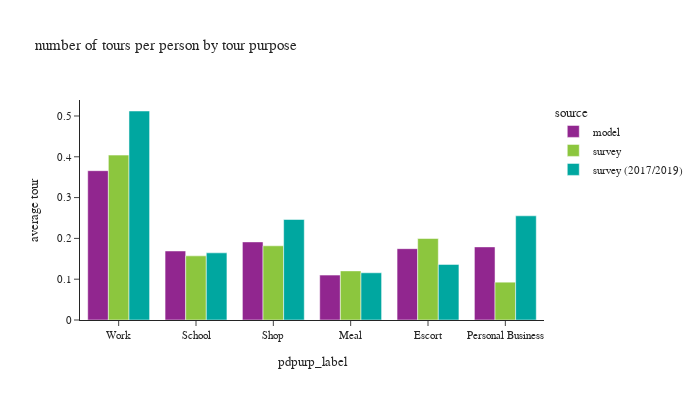

Notebook source saved alongside this figure:
### Code cell
def plot_segment(df, tour_group_var,person_group_var,title_name):

    # df_plot
    fig = px.bar(df, x=tour_group_var[1], y="average tour", color="source",
                 barmode="group",title=title_name)
    fig.update_layout(height=400, width=700, font=dict(size=11),
                      yaxis=dict(tickformat=".2"))
    fig.show()

df_plot = df_tour.groupby(['source','pdpurp_label'])['toexpfac'].sum().reset_index(). \
    merge(df_person.groupby(['source'])['psexpfac'].sum().reset_index(), how='left', on=['source'])
df_plot['average tour'] = df_plot['toexpfac']/df_plot['psexpfac']
# df_plot
plot_segment(df_plot, tour_group_var=['source','pdpurp_label'],person_group_var=['source'],
             title_name="number of tours per person by tour purpose")

### Figure 1 — Plotly figure (JSON) as saved in the notebook; plotly's stock layout.template omitted (floating-point values rounded to 4 significant figures)
{"data": [{"alignmentgroup": "True", "hovertemplate": "source=model<br>pdpurp_label=%{x}<br>average tour=%{y}<extra></extra>", "legendgroup": "model", "marker": {"color": "#91268F", "pattern": {"shape": ""}}, "name": "model", "offsetgroup": "model", "orientation": "v", "showlegend": true, "textposition": "auto", "type": "bar", "x": ["Work", "School", "Shop", "Meal", "Escort", "Personal Business"], "xaxis": "x", "y": [0.366, 0.1692, 0.1914, 0.11, 0.1749, 0.1792], "yaxis": "y"}, {"alignmentgroup": "True", "hovertemplate": "source=survey<br>pdpurp_label=%{x}<br>average tour=%{y}<extra></extra>", "legendgroup": "survey", "marker": {"color": "#8CC63E", "pattern": {"shape": ""}}, "name": "survey", "offsetgroup": "survey", "orientation": "v", "showlegend": true, "textposition": "auto", "type": "bar", "x": ["Work", "School", "Shop", "Meal", "Escort", "Personal Business"], "xaxis": "x", "y": [0.4041, 0.1572, 0.1818, 0.1204, 0.1997, 0.0927], "yaxis": "y"}, {"alignmentgroup": "True", "hovertemplate": "source=survey (2017/2019)<br>pdpurp_label=%{x}<br>average tour=%{y}<extra></extra>", "legendgroup": "survey (2017/2019)", "marker": {"color": "#00A7A0", "pattern": {"shape": ""}}, "name": "survey (2017/2019)", "offsetgroup": "survey (2017/2019)", "orientation": "v", "showlegend": true, "textposition": "auto", "type": "bar", "x": ["Work", "School", "Shop", "Meal", "Escort", "Personal Business"], "xaxis": "x", "y": [0.5122, 0.1646, 0.2463, 0.1157, 0.1362, 0.2553], "yaxis": "y"}], "layout": {"barmode": "group", "font": {"size": 11}, "height": 400, "legend": {"title": {"text": "source"}, "tracegroupgap": 0}, "title": {"text": "number of tours per person by tour purpose"}, "width": 700, "xaxis": {"anchor": "y", "domain": [0.0, 1.0], "title": {"text": "pdpurp_label"}}, "yaxis": {"anchor": "x", "domain": [0.0, 1.0], "tickformat": ".2", "title": {"text": "average tour"}}}}
